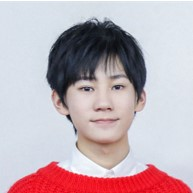
#> input picture mathModel/Instance/Third_a3/p3_version2/FaceIDxianz/Trained_Face/p0.jpg, 193 x 193 px, given in place of 0.png, which was not available
$ python p3.py   (older library calls are emulated)
#> lines starting #> are read from the running program, lines starting #| are printed output that depends on the picture
import numpy as np
from sklearn.decomposition import PCA
from sklearn.svm import SVC
from sklearn.neighbors import KNeighborsClassifier
import cv2
from PIL import Image
from imblearn.over_sampling import SMOTE

IMAGE_SIZE = 224


def LoadData():  # 载入训练数据集
    data = []
    label = []
    num = 20
    path_cwd = "train/"
    for j in range(1, 4):
        path = path_cwd + 's' + str(j)
        for number in range(num):
            path_full = path + '/' + str(number) + '.png'
            image = Image.open(path_full).convert('L')
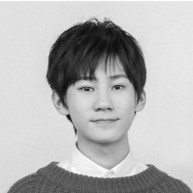
#> image: PIL image 193x193 L; min 9, max 254, mean 181.3
            image = image.resize((IMAGE_SIZE, IMAGE_SIZE), Image.ANTIALIAS)
#> image: PIL image 224x224 L
            img = np.reshape(image, (1, IMAGE_SIZE*IMAGE_SIZE))
            data.extend(img)
        label.extend(np.ones(num, dtype=np.int) * j)
    data = np.reshape(data, (num*j, IMAGE_SIZE*IMAGE_SIZE))
    return np.matrix(data), np.matrix(label).T  # 返回数据和标签


def svm(trainDataSimplified, trainLabel, testDataSimplified):
    clf3 = SVC(C=0.001, gamma=25.0)  # C为分类数目
    # sm = SMOTE(random_state=42)  # 处理过采样的方法
    # trainDataSimplified, trainLabel = sm.fit_sample(trainDataSimplified, trainLabel.ravel())
    clf3.fit(trainDataSimplified, trainLabel)
    return clf3.predict(testDataSimplified)


def knn(neighbor, traindata, trainlabel, testdata):
    neigh = KNeighborsClassifier(n_neighbors=neighbor)
    # sm = SMOTE(random_state=42)  # 处理过采样的方法
    # traindata, trainlabel = sm.fit_sample(traindata, trainlabel.ravel())
    neigh.fit(traindata, trainlabel)
    return neigh.predict(testdata)


if __name__ == '__main__':

#> (the run stopped early here; a loop or call above may not have finished)

$ run again, on mathModel/Instance/Third_a3/p3_version2/FaceIDxianz/Trained_Face/p2.jpg
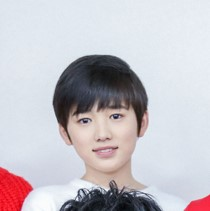
#> input picture mathModel/Instance/Third_a3/p3_version2/FaceIDxianz/Trained_Face/p2.jpg, 210 x 211 px, given in place of 0.png, which was not available
#> in LoadData, `image = Image.open(path_full).convert('L')`:
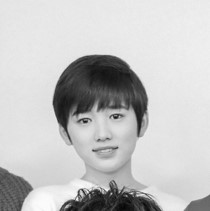
#> image: PIL image 210x211 L; min 4, max 254, mean 195.2

$ run again, on mathModel/Instance/Third_a3/p3_version2/FaceIDxianz/Trained_Face/0.jpg
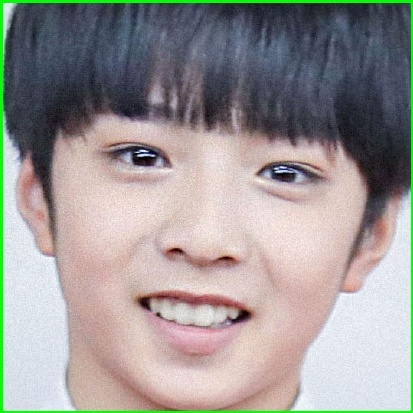
#> input picture mathModel/Instance/Third_a3/p3_version2/FaceIDxianz/Trained_Face/0.jpg, 413 x 413 px, given in place of 0.png, which was not available
#> in LoadData, `image = Image.open(path_full).convert('L')`:
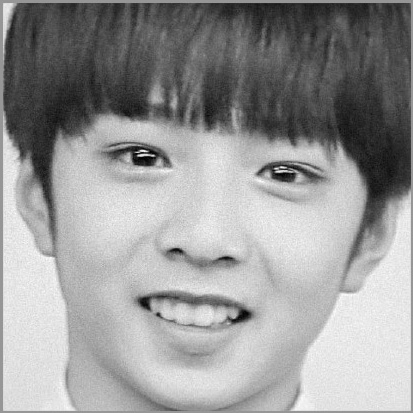
#> image: PIL image 413x413 L; min 1, max 254, mean 152.5
